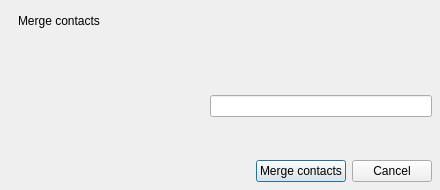
<?xml version="1.0" encoding="UTF-8"?>
<ui version="4.0">
 <class>MergeContactsDialog</class>
 <widget class="QDialog" name="MergeContactsDialog">
  <property name="geometry">
   <rect>
    <x>0</x>
    <y>0</y>
    <width>440</width>
    <height>190</height>
   </rect>
  </property>
  <property name="minimumSize">
   <size>
    <width>440</width>
    <height>0</height>
   </size>
  </property>
  <property name="windowTitle">
   <string>Merging contacts</string>
  </property>
  <layout class="QVBoxLayout" name="verticalLayout_2">
   <property name="leftMargin">
    <number>18</number>
   </property>
   <property name="topMargin">
    <number>14</number>
   </property>
   <property name="rightMargin">
    <number>8</number>
   </property>
   <property name="bottomMargin">
    <number>8</number>
   </property>
   <item>
    <widget class="QLabel" name="lblCaption">
     <property name="text">
      <string>Merge contacts</string>
     </property>
    </widget>
   </item>
   <item>
    <widget class="QLabel" name="lblNotice">
     <property name="textFormat">
      <enum>Qt::RichText</enum>
     </property>
    </widget>
   </item>
   <item>
    <layout class="QHBoxLayout" name="horizontalLayout_3" stretch="1,2">
     <property name="topMargin">
      <number>14</number>
     </property>
     <item>
      <layout class="QVBoxLayout" name="ltContacts"/>
     </item>
     <item>
      <layout class="QVBoxLayout" name="verticalLayout">
       <item>
        <spacer name="verticalSpacer">
         <property name="orientation">
          <enum>Qt::Vertical</enum>
         </property>
         <property name="sizeHint" stdset="0">
          <size>
           <width>20</width>
           <height>5</height>
          </size>
         </property>
        </spacer>
       </item>
       <item>
        <layout class="QHBoxLayout" name="horizontalLayout">
         <item>
          <widget class="QLabel" name="lblAvatar">
           <property name="sizePolicy">
            <sizepolicy hsizetype="Fixed" vsizetype="Fixed">
             <horstretch>0</horstretch>
             <verstretch>0</verstretch>
            </sizepolicy>
           </property>
           <property name="minimumSize">
            <size>
             <width>48</width>
             <height>48</height>
            </size>
           </property>
          </widget>
         </item>
         <item>
          <widget class="QLineEdit" name="lneName"/>
         </item>
        </layout>
       </item>
       <item>
        <spacer name="verticalSpacer_2">
         <property name="orientation">
          <enum>Qt::Vertical</enum>
         </property>
         <property name="sizeHint" stdset="0">
          <size>
           <width>20</width>
           <height>5</height>
          </size>
         </property>
        </spacer>
       </item>
      </layout>
     </item>
    </layout>
   </item>
   <item>
    <layout class="QHBoxLayout" name="horizontalLayout_2">
     <property name="topMargin">
      <number>10</number>
     </property>
     <item>
      <spacer name="horizontalSpacer">
       <property name="orientation">
        <enum>Qt::Horizontal</enum>
       </property>
       <property name="sizeHint" stdset="0">
        <size>
         <width>40</width>
         <height>20</height>
        </size>
       </property>
      </spacer>
     </item>
     <item>
      <widget class="QPushButton" name="pbtMerge">
       <property name="text">
        <string>Merge contacts</string>
       </property>
       <property name="autoDefault">
        <bool>false</bool>
       </property>
       <property name="default">
        <bool>true</bool>
       </property>
      </widget>
     </item>
     <item>
      <widget class="QPushButton" name="pbtCancel">
       <property name="text">
        <string>Cancel</string>
       </property>
       <property name="autoDefault">
        <bool>false</bool>
       </property>
      </widget>
     </item>
    </layout>
   </item>
  </layout>
 </widget>
 <layoutdefault spacing="6" margin="11"/>
 <resources/>
 <connections/>
</ui>
